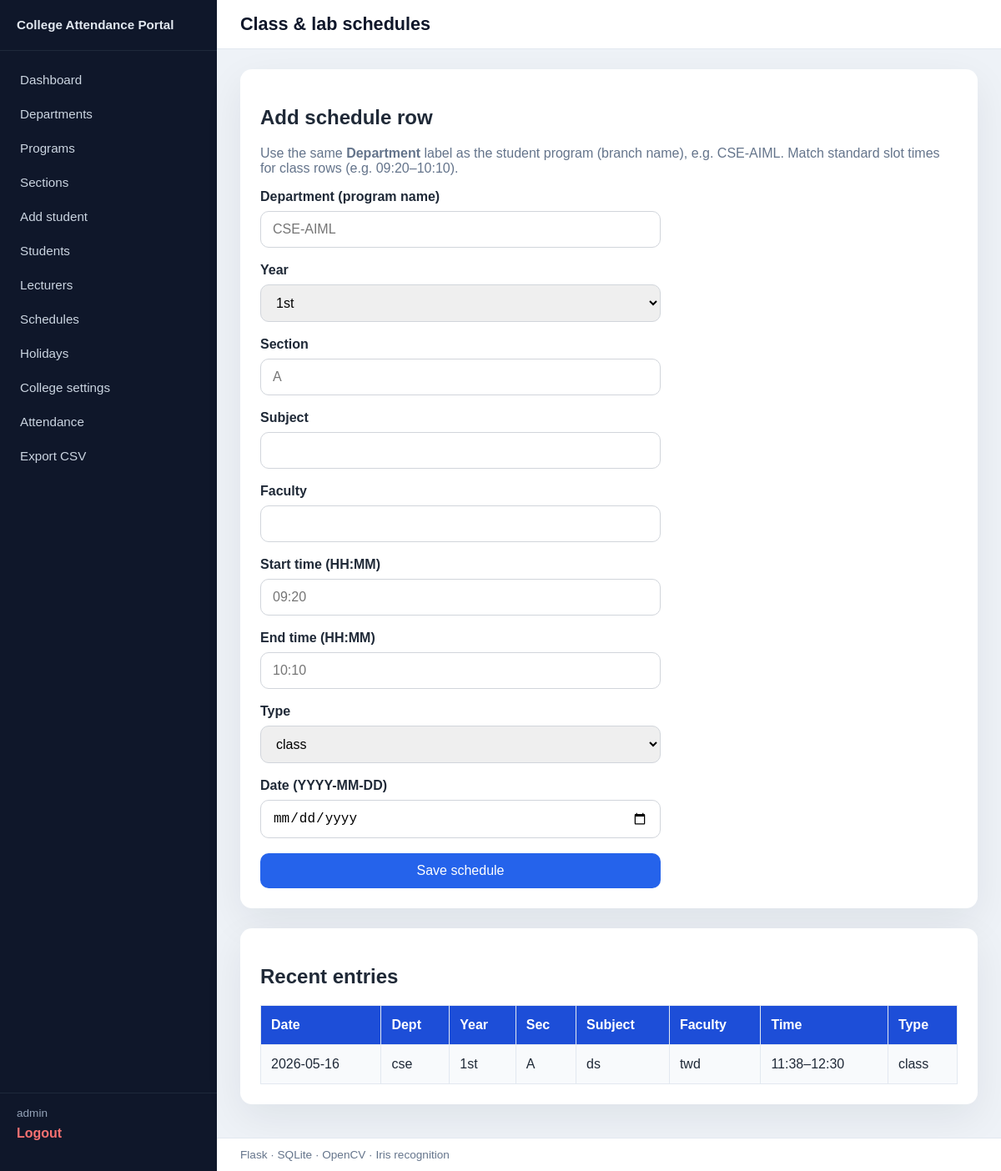
Screenshot of /admin/schedule (signed in) with the database file from the repository.
### tables this page shows
CREATE TABLE college_settings (
            key TEXT PRIMARY KEY,
            value TEXT NOT NULL
        );

CREATE TABLE schedules (
            id INTEGER PRIMARY KEY AUTOINCREMENT,
            department TEXT NOT NULL,
            year TEXT NOT NULL,
            section TEXT NOT NULL,
            subject TEXT NOT NULL,
            faculty TEXT NOT NULL,
            start_time TEXT NOT NULL,
            end_time TEXT NOT NULL,
            type TEXT NOT NULL,
            date TEXT NOT NULL
        );

### app.py (the view, shortened to what this page needs)
@app.route("/admin/schedule", methods=["GET", "POST"])
@admin_required
def admin_schedule():
    conn = get_db_connection()
    rows = conn.execute(
        "SELECT * FROM schedules ORDER BY date DESC, start_time LIMIT 200"
    ).fetchall()
    conn.close()
    return render_template("schedule.html", schedules=rows)

### app.py (called while the page is built)
def get_setting(key: str, default: str = "") -> str:
    conn = get_db_connection()
    row = conn.execute(
        "SELECT value FROM college_settings WHERE key = ?", (key,)
    ).fetchone()
    conn.close()
    return row["value"] if row else default

@app.context_processor
def inject_college():
    logo = get_setting("college_logo", "")
    logo_url = url_for("static", filename=logo) if logo else ""
    return {
        "college_name": get_setting("college_name", "College Attendance Portal"),
        "college_logo_url": logo_url,
    }

def admin_required(view):
    @wraps(view)
    def wrapped(*args, **kwargs):
        if not session.get("login_id"):
            flash("Please log in to continue.")
            return redirect(url_for("login", next=request.path))
        if session.get("role") != "admin":
            flash("You do not have permission to access that page.")
            return redirect(url_for("index"))
        return view(*args, **kwargs)
    return wrapped

### database.py (called while the page is built)
def get_db_connection():
    conn = sqlite3.connect(
        str(DATABASE_PATH),
        timeout=30.0,
        check_same_thread=False,
    )
    conn.row_factory = sqlite3.Row
    conn.execute("PRAGMA foreign_keys = ON")
    conn.execute("PRAGMA busy_timeout = 30000")
    conn.execute("PRAGMA journal_mode = WAL")
    return conn

### templates/schedule.html (shortened to what this page needs)
{% extends 'base.html' %}
{% block heading %}Class & lab schedules{% endblock %}
{% block content %}
<section class="page-section">
    <h2>Add schedule row</h2>
    <p class="muted">Use the same <strong>Department</strong> label as the student program (branch name), e.g. CSE-AIML. Match standard slot times for class rows (e.g. 09:20–10:10).</p>
    <form method="post" class="form-grid narrow-form">
        <label>Department (program name)
            <input type="text" name="department" required placeholder="CSE-AIML" />
        </label>
        <label>Year
            <select name="year" required>
                <option>1st</option>
            </select>
        </label>
        <label>Section
            <input type="text" name="section" required placeholder="A" maxlength="4" />
        </label>
        <label>Subject
            <input type="text" name="subject" required />
        </label>
        <label>Faculty
            <input type="text" name="faculty" required />
        </label>
        <label>Start time (HH:MM)
            <input type="text" name="start_time" required placeholder="09:20" />
        </label>
        <label>End time (HH:MM)
            <input type="text" name="end_time" required placeholder="10:10" />
        </label>
        <label>Type
            <select name="type" required>
                <option value="class">class</option>
            </select>
        </label>
        <label>Date (YYYY-MM-DD)
            <input type="date" name="date" required />
        </label>
        <div class="submit-row">
            <button type="submit">Save schedule</button>
        </div>
    </form>
</section>
<section class="page-section" style="margin-top:24px;">
    <h2>Recent entries</h2>
    {% if schedules %}
    <div class="table-wrap">
        <table>
            <thead>
                <tr>
                    <th>Date</th>
                    <th>Dept</th>
                    <th>Year</th>
                    <th>Sec</th>
                    <th>Subject</th>
                    <th>Faculty</th>
                    <th>Time</th>
                    <th>Type</th>
                </tr>
            </thead>
            <tbody>
                {% for r in schedules %}
                <tr>
                    <td>{{ r['date'] }}</td>
                    <td>{{ r['department'] }}</td>
                    <td>{{ r['year'] }}</td>
                    <td>{{ r['section'] }}</td>
                    <td>{{ r['subject'] }}</td>
                    <td>{{ r['faculty'] }}</td>
                    <td>{{ r['start_time'] }}–{{ r['end_time'] }}</td>
                    <td>{{ r['type'] }}</td>
                </tr>
                {% endfor %}
            </tbody>
        </table>
    </div>
    {% else %}
    <p class="muted">No schedules yet.</p>
    {% endif %}
</section>
{% endblock %}

### templates/base.html (shortened to what this page needs)
<!DOCTYPE html>
<html lang="en">
<head>
    <link rel="stylesheet" href="{{ url_for('static', filename='css/style.css') }}" />
</head>
<body class="{% if session.get('login_id') %}app-shell{% endif %}">
{% if session.get('login_id') %}
<div class="layout-portal">
    <aside class="sidebar">
        <div class="sidebar-brand">
            <span class="sidebar-title">{{ college_name }}</span>
        </div>
        <nav class="sidebar-nav">
            {% if session.get('role') == 'admin' %}
                <a href="{{ url_for('admin_dashboard') }}">Dashboard</a>
                <a href="{{ url_for('add_department') }}">Departments</a>
                <a href="{{ url_for('add_branch') }}">Programs</a>
                <a href="{{ url_for('add_section') }}">Sections</a>
                <a href="{{ url_for('add_student') }}">Add student</a>
                <a href="{{ url_for('view_students') }}">Students</a>
                <a href="{{ url_for('admin_lecturers') }}">Lecturers</a>
                <a href="{{ url_for('admin_schedule') }}">Schedules</a>
                <a href="{{ url_for('admin_holidays') }}">Holidays</a>
                <a href="{{ url_for('admin_settings') }}">College settings</a>
                <a href="{{ url_for('admin_view_attendance') }}">Attendance</a>
                <a href="{{ url_for('admin_download') }}">Export CSV</a>
            {% elif session.get('role') in ('lecturer', 'teacher') %}
                <a href="{{ url_for('lecturer_dashboard') }}">Dashboard</a>
                <a href="{{ url_for('lecturer_edit_attendance') }}">Edit attendance</a>
            {% elif session.get('role') == 'student' %}
                <a href="{{ url_for('student_dashboard') }}">Dashboard</a>
                <a href="{{ url_for('student_attendance_page') }}">Mark attendance</a>
                <a href="{{ url_for('student_calendar') }}">Calendar</a>
            {% endif %}
        </nav>
        <div class="sidebar-footer">
            <span class="sidebar-user">{{ session.get('username') }}</span>
            <a href="{{ url_for('logout') }}" class="sidebar-logout">Logout</a>
        </div>
    </aside>
    <div class="layout-main">
        <header class="topbar">
            <h1 class="topbar-heading">{% block heading %}{% endblock %}</h1>
        </header>
        <div class="main-content">
{% endif %}
{% block content %}{% endblock %}
{% if session.get('login_id') %}
        </div>
        <footer class="site-footer-inner">Flask · SQLite · OpenCV · Iris recognition</footer>
    </div>
</div>
{% else %}
</main>
<footer class="site-footer">
    <div class="container">Flask · SQLite · OpenCV iris/eye recognition</div>
</footer>
{% endif %}
</body>
</html>

### static/css/style.css (style rules this page uses)
* { box-sizing: border-box; }
body { margin: 0; font-family: Arial, sans-serif; background: #f6f8fb; color: #1f2937; }
.muted { color: #64748b; margin-top: 0; }
.narrow-form { max-width: 480px; }
.page-section { background: #ffffff; border-radius: 14px; padding: 24px; box-shadow: 0 16px 48px rgba(15, 23, 42, 0.07); }
.form-grid { display: grid; gap: 18px; }
label { display: grid; gap: 8px; font-weight: 600; }
input[type="text"], input[type="password"], input[type="search"], input[type="date"], input[type="number"], input[type="file"], select, button { width: 100%; padding: 12px 14px; border-radius: 10px; border: 1px solid #d1d5db; font-size: 1rem; }
button { cursor: pointer; background: #2563eb; color: #ffffff; border: none; transition: background 0.2s ease; }
.submit-row { display: flex; justify-content: flex-start; }
.table-wrap { overflow-x: auto; }
table { width: 100%; border-collapse: collapse; }
thead { background: #1d4ed8; color: #ffffff; }
th, td { padding: 14px 12px; border: 1px solid #e2e8f0; text-align: left; }
tbody tr:nth-child(odd) { background: #f8fafc; }
.app-shell { margin: 0; min-height: 100vh; background: #eef2f7; }
.layout-portal { display: flex; min-height: 100vh; }
.sidebar { width: 260px; flex-shrink: 0; background: #0f172a; color: #e2e8f0; display: flex; flex-direction: column; padding: 20px 0; }
.sidebar-brand { display: flex; align-items: center; gap: 12px; padding: 0 20px 20px; border-bottom: 1px solid #1e293b; }
.sidebar-title { font-weight: 700; font-size: 0.95rem; line-height: 1.3; }
.sidebar-nav { display: flex; flex-direction: column; gap: 4px; padding: 16px 12px; flex: 1; }
.sidebar-nav a { color: #cbd5e1; text-decoration: none; padding: 10px 12px; border-radius: 8px; font-weight: 500; font-size: 0.95rem; }
.sidebar-footer { padding: 16px 20px; border-top: 1px solid #1e293b; display: flex; flex-direction: column; gap: 8px; }
.sidebar-user { font-size: 0.85rem; color: #94a3b8; }
.sidebar-logout { color: #f87171; text-decoration: none; font-weight: 600; }
.layout-main { flex: 1; display: flex; flex-direction: column; min-width: 0; }
.topbar { background: #fff; border-bottom: 1px solid #e2e8f0; padding: 16px 28px; }
.topbar-heading { margin: 0; font-size: 1.35rem; color: #0f172a; }
.main-content { flex: 1; padding: 24px 28px 40px; }
.site-footer-inner { padding: 12px 28px; font-size: 0.85rem; color: #64748b; background: #fff; border-top: 1px solid #e2e8f0; }

### rows the page displays
college_settings: value "College Attendance Portal"
schedules: date "2026-05-16", department "cse", year "1st", section "A", subject "ds", faculty "twd", start_time "11:38", end_time "12:30", type "class"

### other values shown
{{ session.get('username') }} "admin"
